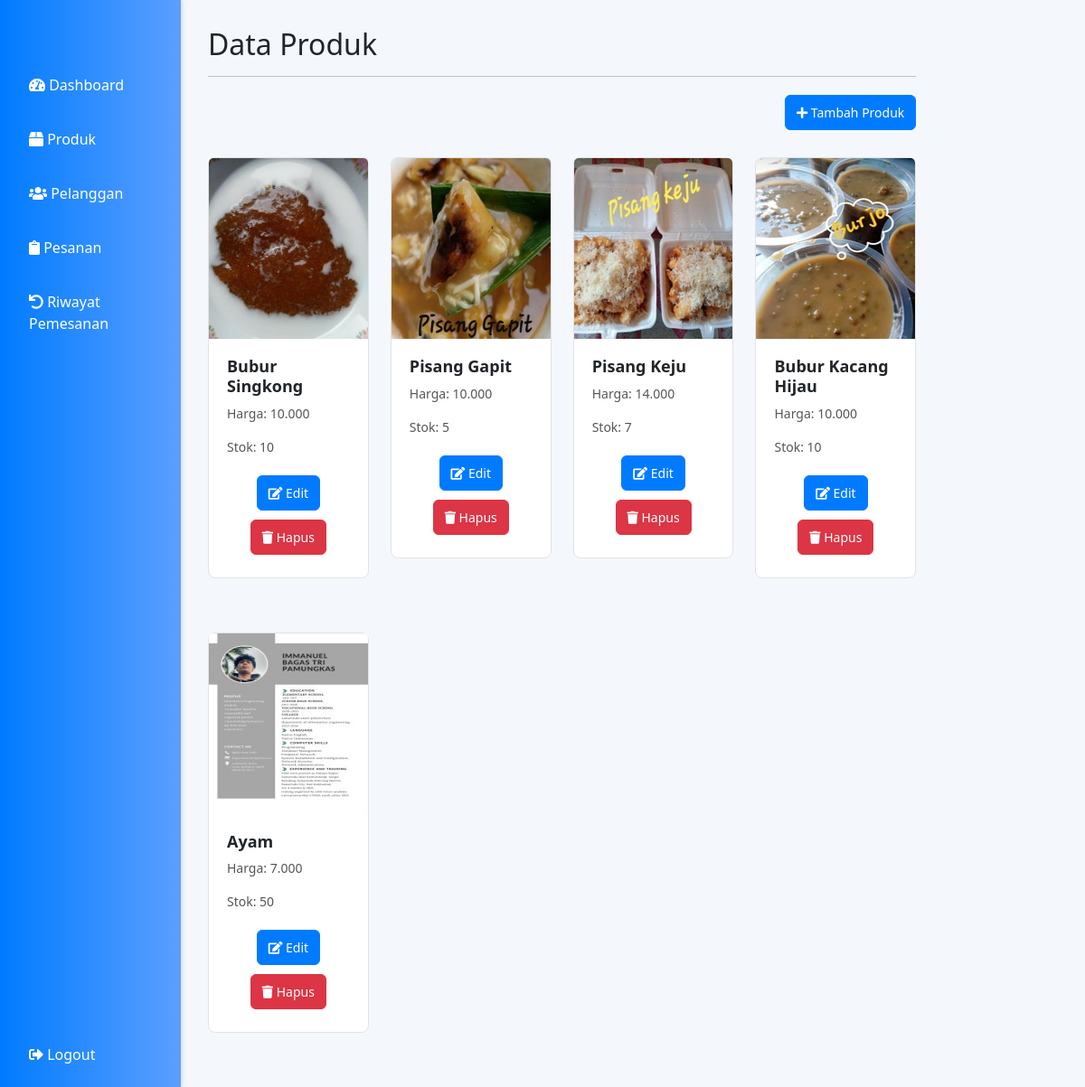
The page /admin/produk.php (signed in) on the database as committed earlier.
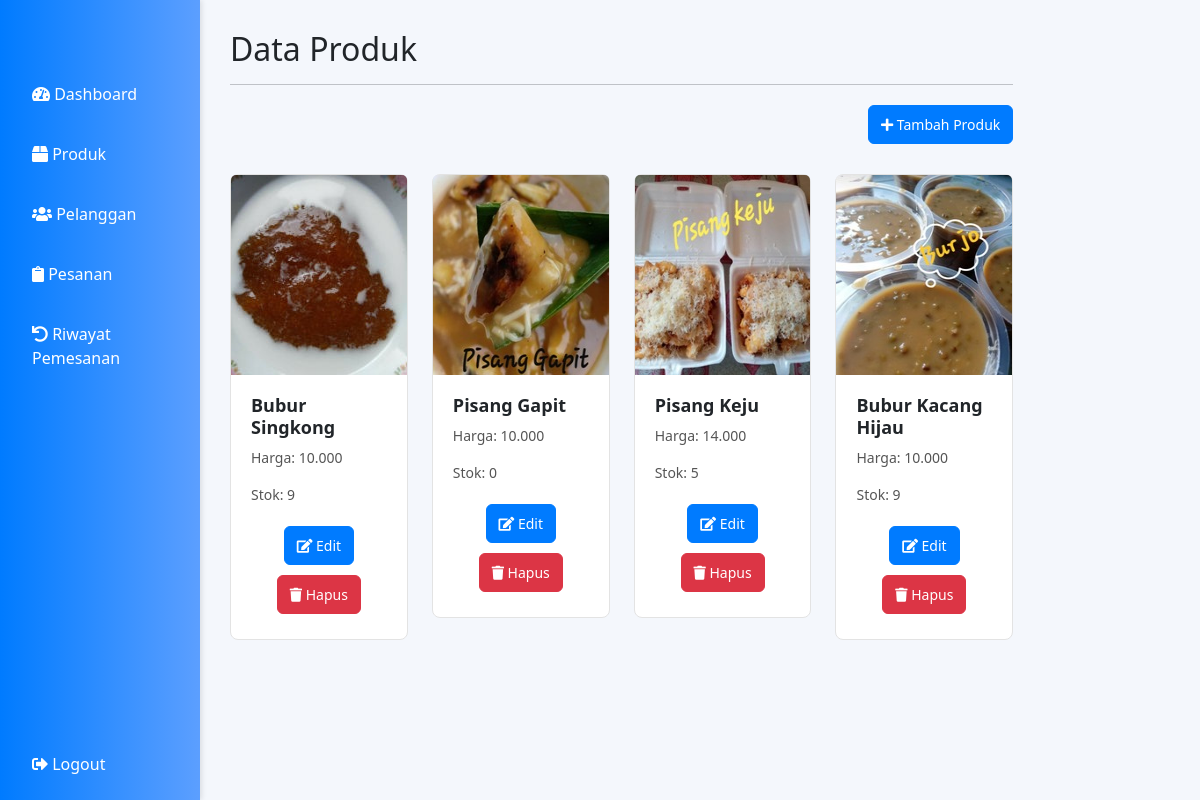
The same page on the database as committed later.
### tables this page shows
CREATE TABLE `items` (
  `item_id` int(11) NOT NULL,
  `item_name` varchar(225) NOT NULL,
  `stok` int(11) NOT NULL,
  `harga` decimal(6,3) NOT NULL,
  `item_image` varchar(100) DEFAULT NULL,
  `item_desc` text DEFAULT NULL,
  `aktif` tinyint(1) NOT NULL DEFAULT 1
);

### admin/produk.php (the view, shortened to what this page needs)
<?php
include "../koneksi/koneksi.php";
?>
<!DOCTYPE html>
<html lang="en">
<head>
  <link href="https://cdn.jsdelivr.net/npm/bootstrap@5.3.0/dist/css/bootstrap.min.css" rel="stylesheet">
  <link rel="stylesheet" href="https://cdnjs.cloudflare.com/ajax/libs/font-awesome/5.15.3/css/all.min.css">
</head>
<body>
  <div class="sidebar">
    <a href="dashboard.php"><i class="fas fa-tachometer-alt"></i> Dashboard</a>
    <a href="produk.php"><i class="fas fa-box"></i> Produk</a>
    <a href="pelanggan.php"><i class="fas fa-users"></i> Pelanggan</a>
    <a href="pesanan.php"><i class="fas fa-clipboard"></i> Pesanan</a>
    <a href="riwayatpemesanan.php"><i class="fas fa-undo"></i> Riwayat Pemesanan</a>
    <div style="flex-grow: 1;"></div>
    <a href="logout.php"><i class="fas fa-sign-out-alt"></i> Logout</a>
  </div>
  <div class="content">
    <div class="col-sm-9 col-sm-offset-3 col-md-10 col-md-offset-2 main">
      <h2 class="page-header">Data Produk</h2>
      <hr>
      <div class="row-search">
        <a href="tambahproduk.php" class="btn btn-primary"><i class="fa fa-plus"></i> Tambah Produk</a>
      </div>
      <div class="row">
        <?php
        $query = $conn->query("SELECT * FROM items where aktif=1");
        while ($lihat = $query->fetch(PDO::FETCH_ASSOC)) {
        ?>
          <div class="col-md-3">
            <div class="card">
              <img src="../<?php echo $lihat['item_image']; ?>" class="card-img-top" alt="" width="300px" height="200px">
              <div class="card-body">
                <h5 class="card-title"><?php echo $lihat['item_name']; ?></h5>
                <p class="card-text">Harga: <?php echo $lihat['harga']; ?></p>
                <p class="card-text">Stok: <?php echo $lihat['stok']; ?></p>
                <div class="text-center">
                  <a href="editproduk.php?item_id=<?php echo $lihat['item_id']; ?>" class="btn btn-primary"><i class="fas fa-edit"></i> Edit</a>
                  <a href="hapusproduk.php?item_id=<?php echo $lihat['item_id']; ?>" class="btn btn-danger"><i class="fa fa-trash"></i> Hapus</a>
                </div>
              </div>
            </div>
          </div>
        <?php } ?>
      </div>
    </div>
  </div>
</body>
</html>

Rows that differ between the two databases and show on the page:
no longer on this page (row edited): items: item_image (picture), item_name "Ayam", harga "7.000", stok "50"
changed items "Bubur Singkong": stok "10" → "9"
changed items "Pisang Gapit": stok "5" → "0"
changed items "Pisang Keju": stok "7" → "5"
changed items "Bubur Kacang Hijau": stok "10" → "9"
